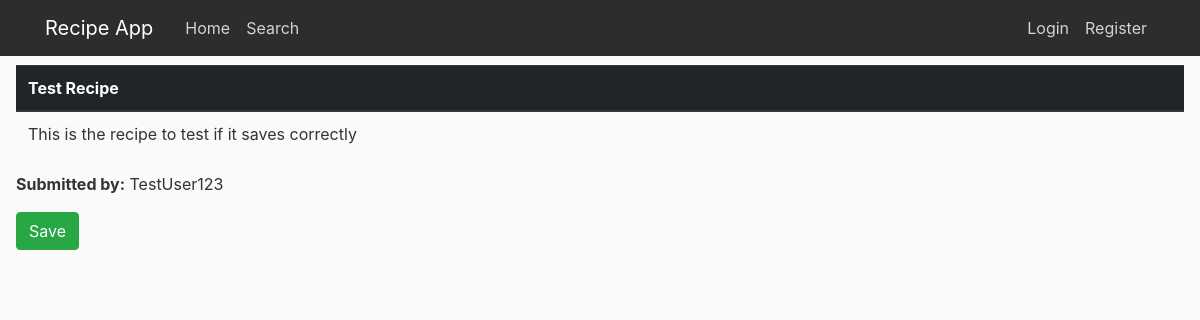
The app's page /viewRecipe/5/ with its own data.
### cooking/models.py (models this page shows, shortened)
class Recipe(models.Model):
    DIFFICULTY = [
        ('Beginner', 'Beginner'),
        ('Intermediate', 'Intermediate'),
        ('Expert', 'Expert'),
    ]
    TIME_TO_COOK = [
        ('1-30 minutes', '1-30 minutes'),
        ('31-60 minutes', '31-60 minutes'),
        ('61+ minutes', '61+ minutes'),
    ]
    REGION = [
        ('America', 'America'),
        ('Europe', 'Europe'),
        ('Africa', 'Africa'),
        ('Asia', 'Asia'),
        ('Australia', 'Australia')
    ]
    MEAL_TYPE = [
        ('Breakfast', 'Breakfast'),
        ('Lunch', 'Lunch'),
        ('Dinner', 'Dinner'),
        ('Dessert', 'Dessert'),
        ('Snack', 'Snack'),
    ]
    title = models.CharField(max_length=100, null=True)
    difficulty = models.CharField(
        max_length=100,
        choices=DIFFICULTY,
        null=True
    )
    time_to_cook = models.CharField(
        max_length=100,
        choices=TIME_TO_COOK,
        null=True
    )
    region = models.CharField(
        max_length=100,
        choices=REGION,
        null=True
    )
    meal_type = models.CharField(
        max_length=100,
        choices=MEAL_TYPE,
        null=True
    )
    content = models.TextField(null=True)
    date_posted = models.DateTimeField(default=timezone.now, null=True)
    author = models.ForeignKey(User, on_delete=models.SET_NULL, null=True)
    is_saved = models.BooleanField(default=False)

### cooking/views.py (the view)
# urls.py: path('viewRecipe/<str:pk>/', views.viewRecipe, name='viewRecipe'),
def viewRecipe(request, pk):
    recipe = Recipe.objects.get(id=pk)
    context = {'recipe': recipe}
    if request.method == "POST":
        recipe.is_saved = True
        recipe.save()
    else:
        form = RecipeForm()
    return render(request, 'cooking/viewRecipe.html', context)

### cooking/templates/cooking/viewRecipe.html (shortened to what this page needs)
{% extends "cooking/base.html" %}
{% load static %}
{% block content %}
<table class="table">
  <thead class="thead-dark">
    <tr>
      <th scope="col">{{ recipe.title }}</th>
    </tr>
  </thead>
  <tbody>
    <tr>
      <td>{{ recipe.content }}</td>
    </tr>
  </tbody>
</table>
<p><b>Submitted by:</b> {{ recipe.author }}</p>
 <form method="POST" class="form-group">
        <button type="submit" class="btn btn-success">Save</button>
    </form>
{% endblock %}

### cooking/static/cooking/main.css (style rules this page uses)
body { background: #fafafa; color: #333333; margin-top: 3rem; padding: 1em; }

### records on screen
Recipe: title "Test Recipe", content "This is the recipe to test if it saves correctly", author "TestUser123"
